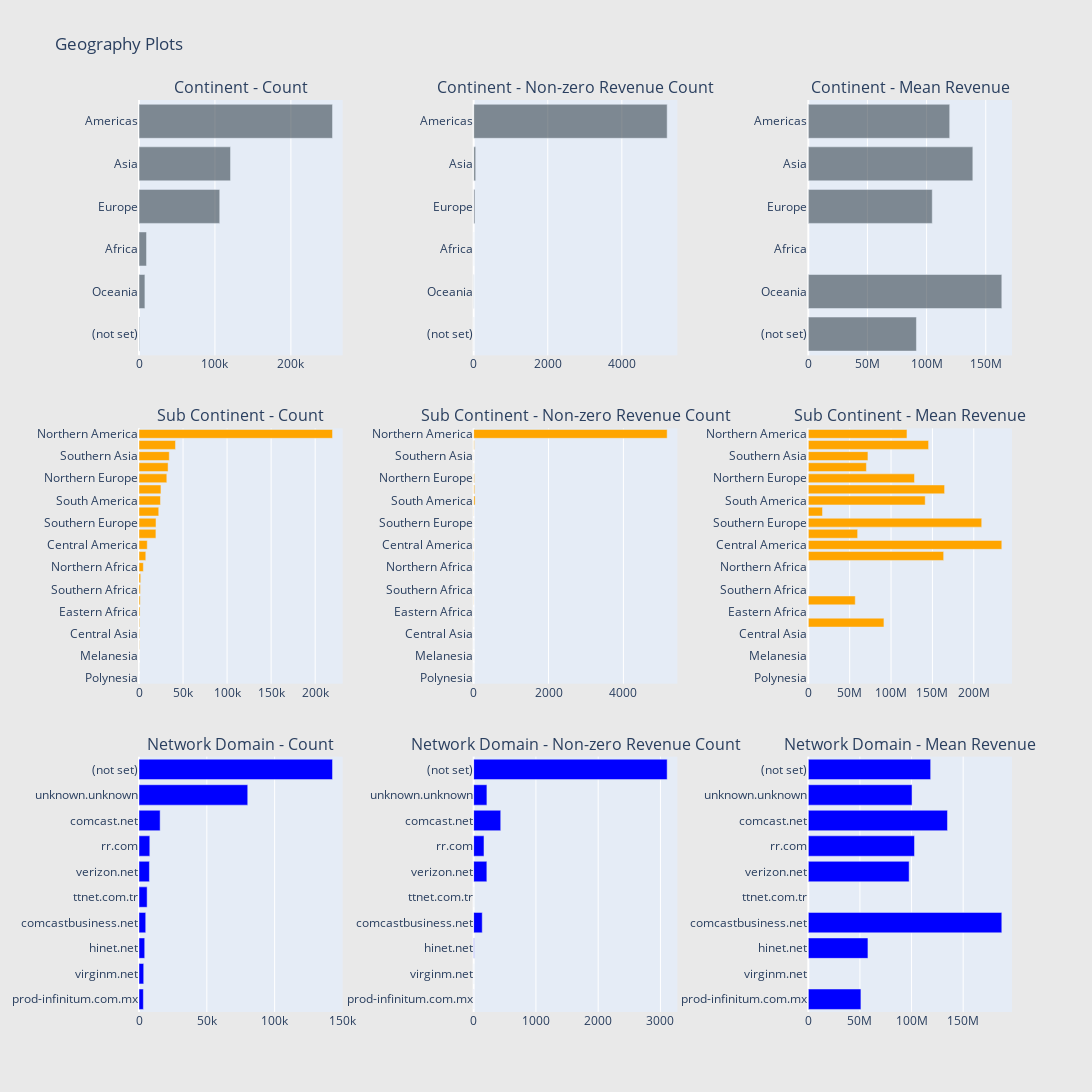

Notebook cell for this chart:
### Markdown cell above
* In the reduced test set, we have dates from 2 May, 2018 to 15 Oct, 2018. 
* In the full test_v2.csv, we have dates from 1 May, 2018 to 15 Oct, 2018.
* There are no common dates between train and test set. It might be a good idea to do time based validation for this dataset.

**Geographic Information:**

### Code cell
# Continent
cnt_srs = train_df.groupby('geoNetwork.continent')['totals.transactionRevenue'].agg(['size', 'count', 'mean'])
cnt_srs.columns = ["count", "count of non-zero revenue", "mean"]
cnt_srs = cnt_srs.sort_values(by="count", ascending=False)
trace1 = horizontal_bar_chart(cnt_srs["count"].head(10), 'rgba(58, 71, 80, 0.6)')
trace2 = horizontal_bar_chart(cnt_srs["count of non-zero revenue"].head(10), 'rgba(58, 71, 80, 0.6)')
trace3 = horizontal_bar_chart(cnt_srs["mean"].head(10), 'rgba(58, 71, 80, 0.6)')

# Sub-continent
cnt_srs = train_df.groupby('geoNetwork.subContinent')['totals.transactionRevenue'].agg(['size', 'count', 'mean'])
cnt_srs.columns = ["count", "count of non-zero revenue", "mean"]
cnt_srs = cnt_srs.sort_values(by="count", ascending=False)
trace4 = horizontal_bar_chart(cnt_srs["count"], 'orange')
trace5 = horizontal_bar_chart(cnt_srs["count of non-zero revenue"], 'orange')
trace6 = horizontal_bar_chart(cnt_srs["mean"], 'orange')

# Network domain
cnt_srs = train_df.groupby('geoNetwork.networkDomain')['totals.transactionRevenue'].agg(['size', 'count', 'mean'])
cnt_srs.columns = ["count", "count of non-zero revenue", "mean"]
cnt_srs = cnt_srs.sort_values(by="count", ascending=False)
trace7 = horizontal_bar_chart(cnt_srs["count"].head(10), 'blue')
trace8 = horizontal_bar_chart(cnt_srs["count of non-zero revenue"].head(10), 'blue')
trace9 = horizontal_bar_chart(cnt_srs["mean"].head(10), 'blue')

# Creating two subplots
fig = tools.make_subplots(rows=3, cols=3, vertical_spacing=0.08, horizontal_spacing=0.15, 
                          subplot_titles=["Continent - Count", "Continent - Non-zero Revenue Count", "Continent - Mean Revenue",
                                          "Sub Continent - Count",  "Sub Continent - Non-zero Revenue Count", "Sub Continent - Mean Revenue",
                                          "Network Domain - Count", "Network Domain - Non-zero Revenue Count", "Network Domain - Mean Revenue"])

fig.append_trace(trace1, 1, 1)
fig.append_trace(trace2, 1, 2)
fig.append_trace(trace3, 1, 3)
fig.append_trace(trace4, 2, 1)
fig.append_trace(trace5, 2, 2)
fig.append_trace(trace6, 2, 3)
fig.append_trace(trace7, 3, 1)
fig.append_trace(trace8, 3, 2)
fig.append_trace(trace9, 3, 3)

fig['layout'].update(height=1500, width=1200, paper_bgcolor='rgb(233,233,233)', title="Geography Plots")
py.iplot(fig, filename='geo-plots')

### Figure 1 — Plotly figure (JSON) as saved in the notebook; plotly's stock layout.template omitted (floating-point values rounded to 4 significant figures)
{"data": [{"marker": {"color": "rgba(58, 71, 80, 0.6)"}, "orientation": "h", "showlegend": false, "type": "bar", "x": [704, 7784, 9900, 106309, 120506, 254797], "xaxis": "x", "y": ["(not set)", "Oceania", "Africa", "Europe", "Asia", "Americas"], "yaxis": "y"}, {"marker": {"color": "rgba(58, 71, 80, 0.6)"}, "orientation": "h", "showlegend": false, "type": "bar", "x": [3, 9, 0, 35, 55, 5223], "xaxis": "x2", "y": ["(not set)", "Oceania", "Africa", "Europe", "Asia", "Americas"], "yaxis": "y2"}, {"marker": {"color": "rgba(58, 71, 80, 0.6)"}, "orientation": "h", "showlegend": false, "type": "bar", "x": [91410000, 163600000.0, null, 104800000.0, 139100000.0, 119500000.0], "xaxis": "x3", "y": ["(not set)", "Oceania", "Africa", "Europe", "Asia", "Americas"], "yaxis": "y3"}, {"marker": {"color": "orange"}, "orientation": "h", "showlegend": false, "type": "bar", "x": [10, 32, 39, 289, 618, 704, 1175, 1377, 1568, 1931, 4937, 7703, 9370, 19192, 19312, 22404, 24372, 24922, 31586, 33007, 34363, 41411, 219678], "xaxis": "x4", "y": ["Polynesia", "Micronesian Region", "Melanesia", "Middle Africa", "Central Asia", "(not set)", "Eastern Africa", "Caribbean", "Southern Africa", "Western Africa", "Northern Africa", "Australasia", "Central America", "Western Asia", "Southern Europe", "Eastern Europe", "South America", "Eastern Asia", "Northern Europe", "Western Europe", "Southern Asia", "Southeast Asia", "Northern America"], "yaxis": "y4"}, {"marker": {"color": "orange"}, "orientation": "h", "showlegend": false, "type": "bar", "x": [0, 0, 0, 0, 0, 3, 0, 7, 0, 0, 0, 9, 9, 5, 3, 7, 38, 27, 20, 5, 6, 17, 5169], "xaxis": "x5", "y": ["Polynesia", "Micronesian Region", "Melanesia", "Middle Africa", "Central Asia", "(not set)", "Eastern Africa", "Caribbean", "Southern Africa", "Western Africa", "Northern Africa", "Australasia", "Central America", "Western Asia", "Southern Europe", "Eastern Europe", "South America", "Eastern Asia", "Northern Europe", "Western Europe", "Southern Asia", "Southeast Asia", "Northern America"], "yaxis": "y5"}, {"marker": {"color": "orange"}, "orientation": "h", "showlegend": false, "type": "bar", "x": [null, null, null, null, null, 91410000, null, 56750000.0, null, null, null, 163600000.0, 233900000.0, 59618000, 209600000.0, 17180000.0, 141300000.0, 164700000.0, 128350000, 70222000, 72065000, 145400000.0, 119300000.0], "xaxis": "x6", "y": ["Polynesia", "Micronesian Region", "Melanesia", "Middle Africa", "Central Asia", "(not set)", "Eastern Africa", "Caribbean", "Southern Africa", "Western Africa", "Northern Africa", "Australasia", "Central America", "Western Asia", "Southern Europe", "Eastern Europe", "South America", "Eastern Asia", "Northern Europe", "Western Europe", "Southern Asia", "Southeast Asia", "Northern America"], "yaxis": "y6"}, {"marker": {"color": "blue"}, "orientation": "h", "showlegend": false, "type": "bar", "x": [3232, 3475, 4207, 4952, 5994, 7686, 7966, 15582, 80171, 142675], "xaxis": "x7", "y": ["prod-infinitum.com.mx", "virginm.net", "hinet.net", "comcastbusiness.net", "ttnet.com.tr", "verizon.net", "rr.com", "comcast.net", "unknown.unknown", "(not set)"], "yaxis": "y7"}, {"marker": {"color": "blue"}, "orientation": "h", "showlegend": false, "type": "bar", "x": [1, 0, 8, 138, 0, 212, 166, 435, 213, 3108], "xaxis": "x8", "y": ["prod-infinitum.com.mx", "virginm.net", "hinet.net", "comcastbusiness.net", "ttnet.com.tr", "verizon.net", "rr.com", "comcast.net", "unknown.unknown", "(not set)"], "yaxis": "y8"}, {"marker": {"color": "blue"}, "orientation": "h", "showlegend": false, "type": "bar", "x": [50970000, null, 57763750, 187400000.0, null, 97680000.0, 102900000.0, 134800000.0, 100500000.0, 118500000.0], "xaxis": "x9", "y": ["prod-infinitum.com.mx", "virginm.net", "hinet.net", "comcastbusiness.net", "ttnet.com.tr", "verizon.net", "rr.com", "comcast.net", "unknown.unknown", "(not set)"], "yaxis": "y9"}], "layout": {"annotations": [{"font": {"size": 16}, "showarrow": false, "text": "Continent - Count", "x": 0.1167, "xanchor": "center", "xref": "paper", "y": 1, "yanchor": "bottom", "yref": "paper"}, {"font": {"size": 16}, "showarrow": false, "text": "Continent - Non-zero Revenue Count", "x": 0.5, "xanchor": "center", "xref": "paper", "y": 1, "yanchor": "bottom", "yref": "paper"}, {"font": {"size": 16}, "showarrow": false, "text": "Continent - Mean Revenue", "x": 0.8833, "xanchor": "center", "xref": "paper", "y": 1, "yanchor": "bottom", "yref": "paper"}, {"font": {"size": 16}, "showarrow": false, "text": "Sub Continent - Count", "x": 0.1167, "xanchor": "center", "xref": "paper", "y": 0.64, "yanchor": "bottom", "yref": "paper"}, {"font": {"size": 16}, "showarrow": false, "text": "Sub Continent - Non-zero Revenue Count", "x": 0.5, "xanchor": "center", "xref": "paper", "y": 0.64, "yanchor": "bottom", "yref": "paper"}, {"font": {"size": 16}, "showarrow": false, "text": "Sub Continent - Mean Revenue", "x": 0.8833, "xanchor": "center", "xref": "paper", "y": 0.64, "yanchor": "bottom", "yref": "paper"}, {"font": {"size": 16}, "showarrow": false, "text": "Network Domain - Count", "x": 0.1167, "xanchor": "center", "xref": "paper", "y": 0.28, "yanchor": "bottom", "yref": "paper"}, {"font": {"size": 16}, "showarrow": false, "text": "Network Domain - Non-zero Revenue Count", "x": 0.5, "xanchor": "center", "xref": "paper", "y": 0.28, "yanchor": "bottom", "yref": "paper"}, {"font": {"size": 16}, "showarrow": false, "text": "Network Domain - Mean Revenue", "x": 0.8833, "xanchor": "center", "xref": "paper", "y": 0.28, "yanchor": "bottom", "yref": "paper"}], "height": 1500, "paper_bgcolor": "rgb(233,233,233)", "title": {"text": "Geography Plots"}, "width": 1200, "xaxis": {"anchor": "y", "domain": [0, 0.2333]}, "xaxis2": {"anchor": "y2", "domain": [0.3833, 0.6167]}, "xaxis3": {"anchor": "y3", "domain": [0.7667, 1.0]}, "xaxis4": {"anchor": "y4", "domain": [0, 0.2333]}, "xaxis5": {"anchor": "y5", "domain": [0.3833, 0.6167]}, "xaxis6": {"anchor": "y6", "domain": [0.7667, 1.0]}, "xaxis7": {"anchor": "y7", "domain": [0, 0.2333]}, "xaxis8": {"anchor": "y8", "domain": [0.3833, 0.6167]}, "xaxis9": {"anchor": "y9", "domain": [0.7667, 1.0]}, "yaxis": {"anchor": "x", "domain": [0.72, 1]}, "yaxis2": {"anchor": "x2", "domain": [0.72, 1]}, "yaxis3": {"anchor": "x3", "domain": [0.72, 1]}, "yaxis4": {"anchor": "x4", "domain": [0.36, 0.64]}, "yaxis5": {"anchor": "x5", "domain": [0.36, 0.64]}, "yaxis6": {"anchor": "x6", "domain": [0.36, 0.64]}, "yaxis7": {"anchor": "x7", "domain": [0, 0.28]}, "yaxis8": {"anchor": "x8", "domain": [0, 0.28]}, "yaxis9": {"anchor": "x9", "domain": [0, 0.28]}}}
